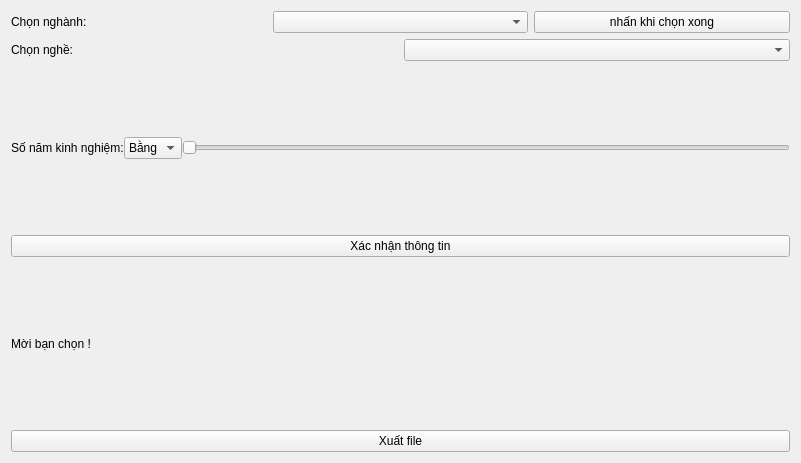
<?xml version="1.0" encoding="UTF-8"?>
<ui version="4.0">
 <class>Form</class>
 <widget class="QWidget" name="Form">
  <property name="geometry">
   <rect>
    <x>0</x>
    <y>0</y>
    <width>801</width>
    <height>463</height>
   </rect>
  </property>
  <property name="windowTitle">
   <string>Form</string>
  </property>
  <layout class="QGridLayout" name="gridLayout">
   <item row="4" column="0">
    <widget class="QPushButton" name="button_job">
     <property name="text">
      <string>Xuất file</string>
     </property>
    </widget>
   </item>
   <item row="2" column="0">
    <widget class="QPushButton" name="button_confirm">
     <property name="text">
      <string>Xác nhận thông tin</string>
     </property>
    </widget>
   </item>
   <item row="0" column="0">
    <layout class="QVBoxLayout" name="verticalLayout">
     <item>
      <layout class="QHBoxLayout" name="horizontalLayout">
       <item>
        <widget class="QLabel" name="label_field">
         <property name="styleSheet">
          <string notr="true">font: 20pt &quot;Times New Roman&quot;;
</string>
         </property>
         <property name="text">
          <string>Chọn nghành:</string>
         </property>
        </widget>
       </item>
       <item>
        <widget class="QComboBox" name="comboBox_field"/>
       </item>
       <item>
        <widget class="QPushButton" name="button_field">
         <property name="text">
          <string>nhấn khi chọn xong</string>
         </property>
        </widget>
       </item>
      </layout>
     </item>
     <item>
      <layout class="QHBoxLayout" name="horizontalLayout_3">
       <item>
        <widget class="QLabel" name="label_job">
         <property name="styleSheet">
          <string notr="true">font: 18pt &quot;Times New Roman&quot;;</string>
         </property>
         <property name="text">
          <string>Chọn nghề:</string>
         </property>
        </widget>
       </item>
       <item>
        <widget class="QComboBox" name="comboBox_job"/>
       </item>
      </layout>
     </item>
    </layout>
   </item>
   <item row="1" column="0">
    <widget class="QWidget" name="widget" native="true">
     <layout class="QHBoxLayout" name="horizontalLayout_5">
      <property name="spacing">
       <number>0</number>
      </property>
      <property name="leftMargin">
       <number>0</number>
      </property>
      <property name="topMargin">
       <number>0</number>
      </property>
      <property name="rightMargin">
       <number>0</number>
      </property>
      <property name="bottomMargin">
       <number>0</number>
      </property>
      <item>
       <widget class="QLabel" name="label_job_3">
        <property name="styleSheet">
         <string notr="true">font: 18pt &quot;Times New Roman&quot;;</string>
        </property>
        <property name="text">
         <string>Số năm kinh nghiệm:</string>
        </property>
       </widget>
      </item>
      <item>
       <widget class="QComboBox" name="comboBox_compare">
        <item>
         <property name="text">
          <string>Bằng</string>
         </property>
        </item>
        <item>
         <property name="text">
          <string>Trên</string>
         </property>
        </item>
        <item>
         <property name="text">
          <string>Dưới</string>
         </property>
        </item>
       </widget>
      </item>
      <item>
       <widget class="QSlider" name="slider_yearexp">
        <property name="maximum">
         <number>15</number>
        </property>
        <property name="orientation">
         <enum>Qt::Horizontal</enum>
        </property>
       </widget>
      </item>
     </layout>
    </widget>
   </item>
   <item row="3" column="0">
    <widget class="QLabel" name="label_Information">
     <property name="text">
      <string>Mời bạn chọn !</string>
     </property>
    </widget>
   </item>
  </layout>
 </widget>
 <resources/>
 <connections/>
</ui>
